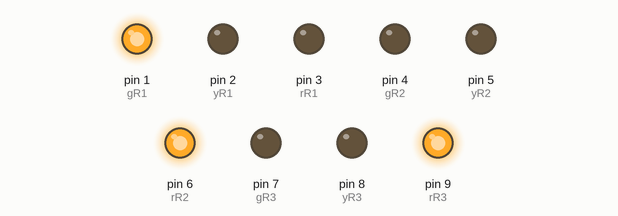
Simulated run of this sketch. Board: Arduino Uno, built with avr-gcc and run on an emulated ATmega328P. Parts: output pins drawn as LEDs (lit = HIGH).

Above: at 0.1 s.
At 6.1 s:
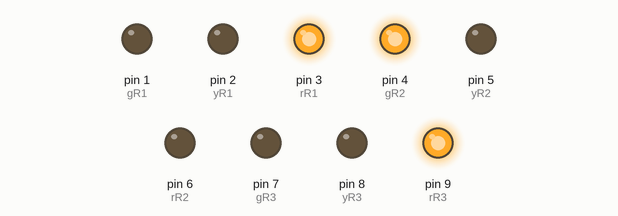
At 11.1 s:
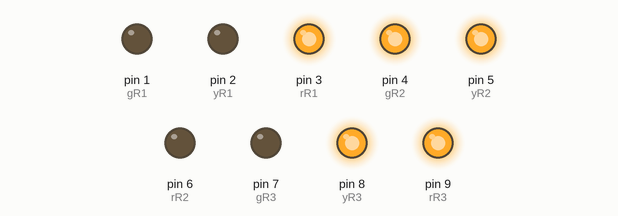
At 17.1 s:
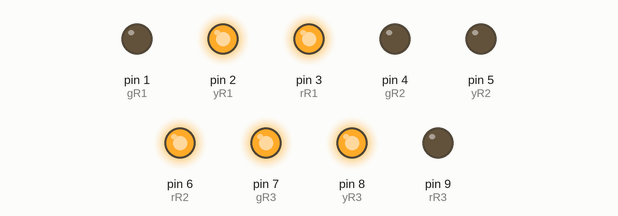
At 23.1 s:
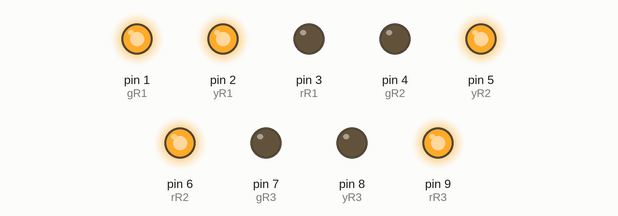
At 30.1 s:
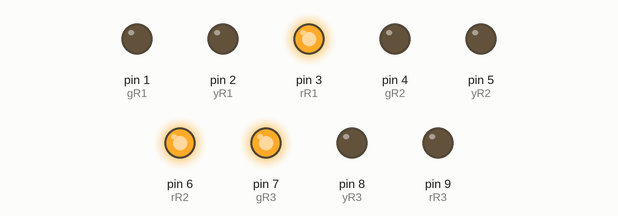
Timing chart, 0 to 37.5 s (numbered marks = the images above):
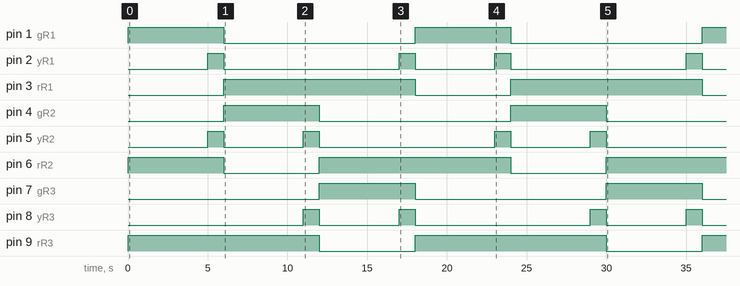

The sketch:

majorProject1_code.ino
```cpp
const int gR1=1, yR1=2, rR1=3;
const int gR2=4, yR2=5, rR2=6;
const int gR3=7, yR3=8, rR3=9;
void setup() {
  // put your setup code here, to run once:
  pinMode(gR1, OUTPUT);
  pinMode(yR1, OUTPUT);
  pinMode(rR1, OUTPUT);

  pinMode(gR2, OUTPUT);
  pinMode(yR2, OUTPUT);
  pinMode(rR2, OUTPUT);

  pinMode(gR3, OUTPUT);
  pinMode(yR3, OUTPUT);
  pinMode(rR3, OUTPUT);

}

void loop() {
  // put your main code here, to run repeatedly:
  S1();
  delay (5000);
  S2();
  delay (1000);
  S3();
  delay (5000);
  S4();
  delay (1000);
  S5();
  delay (5000);
  S6();
  delay (1000);

}
void S1 (){
    digitalWrite (gR1, HIGH);
    digitalWrite (yR1, LOW);
    digitalWrite (rR1, LOW);

    digitalWrite (gR2, LOW);
    digitalWrite (yR2, LOW);
    digitalWrite (rR2, HIGH);

    digitalWrite (gR3, LOW);
    digitalWrite (yR3, LOW);
    digitalWrite (rR3, HIGH);

  }

void S2() {
    digitalWrite (gR1, HIGH);
    digitalWrite (yR1, HIGH);
    digitalWrite (rR1, LOW);

    digitalWrite (gR2, LOW);
    digitalWrite (yR2, HIGH);
    digitalWrite (rR2, HIGH);

    digitalWrite (gR3, LOW);
    digitalWrite (yR3, LOW);
    digitalWrite (rR3, HIGH);

}
void S3() {
   digitalWrite (gR1, LOW);
    digitalWrite (yR1, LOW);
    digitalWrite (rR1, HIGH);

    digitalWrite (gR2, HIGH);
    digitalWrite (yR2, LOW);
    digitalWrite (rR2, LOW);

    digitalWrite (gR3, LOW);
    digitalWrite (yR3, LOW);
    digitalWrite (rR3, HIGH);

}
void S4 () {
    digitalWrite (gR1, LOW);
    digitalWrite (yR1, LOW);
    digitalWrite (rR1, HIGH);

    digitalWrite (gR2, HIGH);
    digitalWrite (yR2, HIGH);
    digitalWrite (rR2, LOW);

    digitalWrite (gR3, LOW);
    digitalWrite (yR3, HIGH);
    digitalWrite (rR3, HIGH);

}
void S5 () {
    digitalWrite (gR1, LOW);
    digitalWrite (yR1, LOW);
    digitalWrite (rR1, HIGH);

    digitalWrite (gR2, LOW);
    digitalWrite (yR2, LOW);
    digitalWrite (rR2, HIGH);

    digitalWrite (gR3, HIGH);
    digitalWrite (yR3, LOW);
    digitalWrite (rR3, LOW);

}
void S6 () {
  digitalWrite (gR1, LOW);
    digitalWrite (yR1, HIGH);
    digitalWrite (rR1, HIGH);

    digitalWrite (gR2, LOW);
    digitalWrite (yR2, LOW);
    digitalWrite (rR2, HIGH);

    digitalWrite (gR3, HIGH);
    digitalWrite (yR3, HIGH);
    digitalWrite (rR3, LOW);
}
```

Measured:
- by itself, pin 1 (gR1), pin 4 (gR2), pin 7 (gR3): alternates HIGH for 6.0 s and LOW for 12.0 s
- by itself, pin 2 (yR1): LOW → HIGH at 5.0 s, → LOW 1.0 s later, → HIGH 11.0 s later, → LOW 1.0 s later, … (8 changes in this stretch)
- by itself, pin 3 (rR1), pin 9 (rR3): alternates HIGH for 12.0 s and LOW for 6.0 s
- by itself, pin 5 (yR2): LOW → HIGH at 5.0 s, → LOW 1.0 s later, → HIGH 5.0 s later, → LOW 1.0 s later, … (8 changes in this stretch)
- by itself, pin 6 (rR2): goes HIGH 6.0 s, LOW 6.0 s, HIGH 12.0 s, LOW 6.0 s, then HIGH
- by itself, pin 8 (yR3): LOW → HIGH at 11.0 s, → LOW 1.0 s later, → HIGH 5.0 s later, → LOW 1.0 s later, … (8 changes in this stretch)
